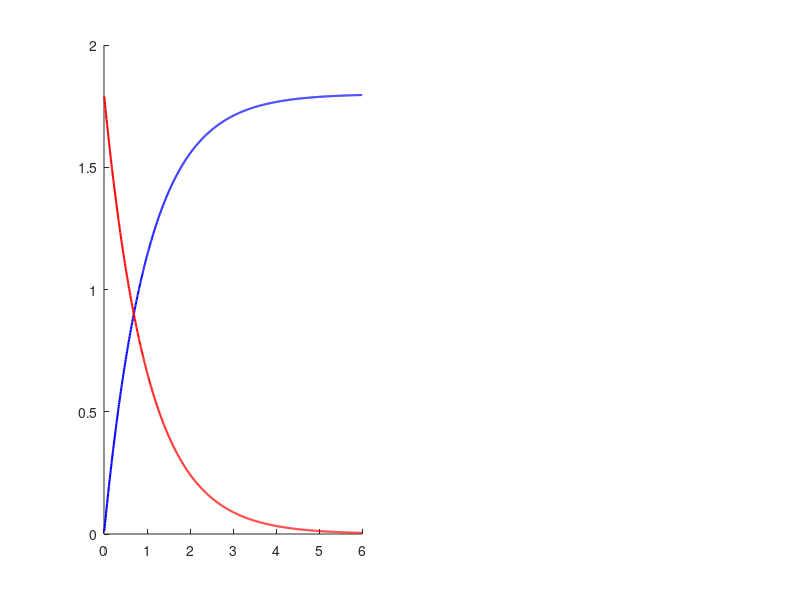

The MATLAB source for this figure: (Note: this script raises an error after producing the figure.)
VDD = 1.8;
VH  = 1.1;
VL  = 0.7;
RC  = 1;

figure;

% =========================================
% LEFT PLOT - RC Charge and Discharge Curves
% =========================================
subplot(1, 2, 1);
x = linspace(0, 6, 1000);

y_charge = 1.8 - exp(-(x - log(1.8)));
y_charge(y_charge <= 0 | y_charge >= 1.8) = NaN;

y_discharge = 1.8 * exp(-x);
y_discharge(y_discharge <= 0 | y_discharge >= 1.8) = NaN;

hold on;
plot(x, y_charge,    'b', 'LineWidth', 1.5, 'DisplayName', 'Charge');
plot(x, y_discharge, 'r', 'LineWidth', 1.5, 'DisplayName', 'Discharge');
yline(VH,  'k--', 'LineWidth', 1.5, 'Label', 'V_H', 'DisplayName', 'V_H', 'HandleVisibility', 'off');
yline(VL,  'k:',  'LineWidth', 1.5, 'Label', 'V_L', 'DisplayName', 'V_L', 'HandleVisibility', 'off');
yline(VDD, 'm--', 'LineWidth', 0.8, 'Label', 'VDD', 'DisplayName', 'VDD', 'HandleVisibility', 'off');
ylim([0, VDD * 1.2]);
xlabel('Time (RC)');
ylabel('Voltage (V)');
title('Threshold Window with RC Curves');
legend('Location', 'best');
grid on;
hold off;

% =========================================
% RIGHT PLOT - Repeated Oscillation + Output
% =========================================
subplot(1, 2, 2);

t_charge    = RC * log((VDD - VL) / (VDD - VH));
t_discharge = RC * log(VH / VL);

n_cycles = 4;
pts      = 500;

x_cap = [];
y_cap = [];
x_sq  = [];
y_sq  = [];

x_offset = 0;

for i = 1:n_cycles
    % Charge segment: VL -> VH
    t = linspace(0, t_charge, pts);
    v = VDD - (VDD - VL) * exp(-t / RC);
    x_cap = [x_cap, x_offset + t];
    y_cap = [y_cap, v];
    x_sq  = [x_sq,  x_offset + t];
    y_sq  = [y_sq,  VDD * ones(1, pts)];
    x_offset = x_offset + t_charge;

    % Discharge segment: VH -> VL
    t = linspace(0, t_discharge, pts);
    v = VH * exp(-t / RC);
    x_cap = [x_cap, x_offset + t];
    y_cap = [y_cap, v];
    x_sq  = [x_sq,  x_offset + t];
    y_sq  = [y_sq,  zeros(1, pts)];
    x_offset = x_offset + t_discharge;
end

hold on;
plot(x_cap, y_cap, 'b', 'LineWidth', 1.5, 'DisplayName', 'V_C');
plot(x_sq,  y_sq,  'r', 'LineWidth', 1.5, 'DisplayName', 'Output');
yline(VH,  'k--', 'LineWidth', 1.5, 'Label', 'V_H', 'DisplayName', 'V_H', 'HandleVisibility', 'off');
yline(VL,  'k:',  'LineWidth', 1.5, 'Label', 'V_L', 'DisplayName', 'V_L', 'HandleVisibility', 'off');
yline(VDD, 'm--', 'LineWidth', 0.8, 'Label', 'VDD', 'DisplayName', 'VDD', 'HandleVisibility', 'off');
ylim([0, VDD * 1.2]);
xlabel('Time (RC)');
ylabel('Voltage (V)');
title('Capacitor Voltage and Output Waveform');
legend('Location', 'best');
grid on;
hold off;

% Match y-axis limits across both plots
linkaxes(findall(gcf, 'Type', 'axes'), 'y');
